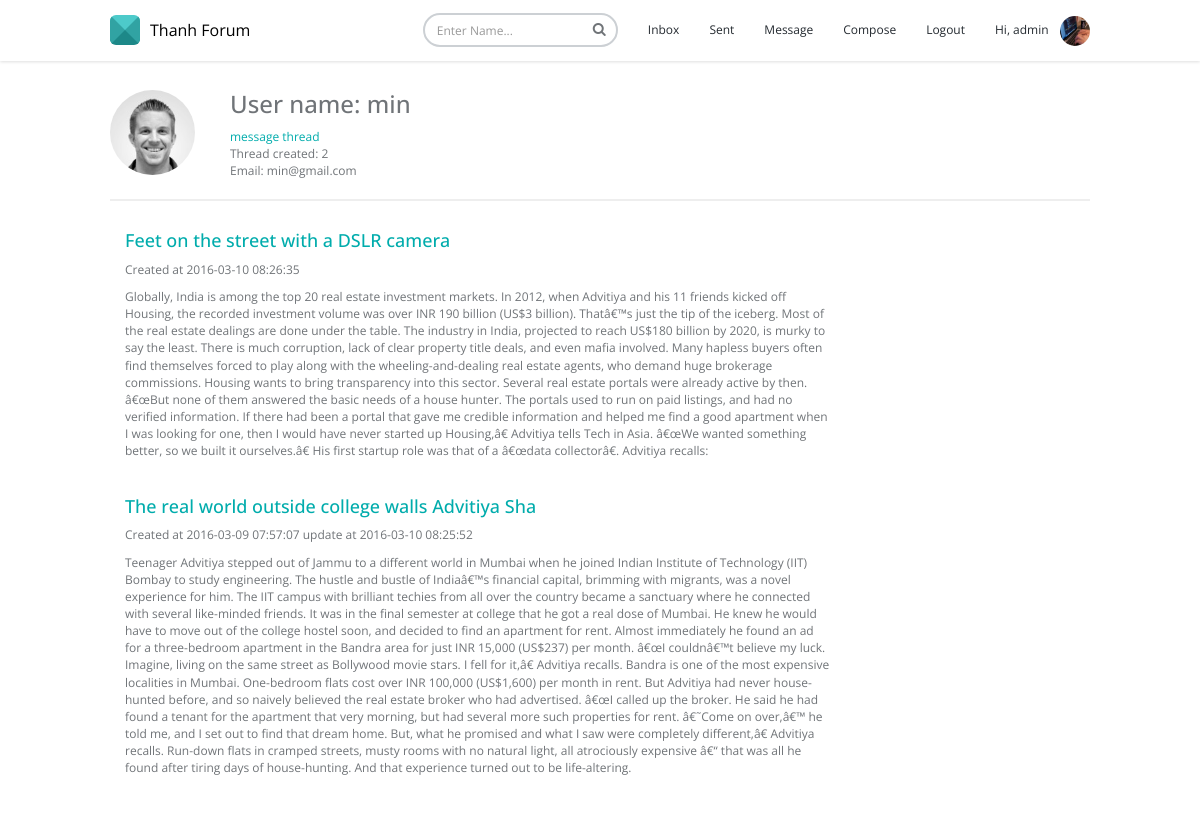
The app's page /view_user.php?id=11 (signed in) with its own data.
### tables this page shows
CREATE TABLE IF NOT EXISTS `user` (
  `id` int(11) unsigned NOT NULL AUTO_INCREMENT,
  `name` varchar(50) NOT NULL,
  `email` varchar(50) NOT NULL,
  `avatar` varchar(100) DEFAULT NULL,
  `password` varchar(50) NOT NULL,
  PRIMARY KEY (`id`)
);

CREATE TABLE IF NOT EXISTS `thread` (
  `id` int(11) unsigned NOT NULL AUTO_INCREMENT,
  `title` varchar(50) NOT NULL,
  `content` text NOT NULL,
  `created_by` int(11) unsigned NOT NULL,
  `created_at` int(10) NOT NULL,
  `updated_at` int(10) DEFAULT NULL,
  PRIMARY KEY (`id`),
  KEY `created_by` (`created_by`)
);

### OOPDatabase.php (called while the page is built, shortened)
<?php
class OOPDatabase{
	protected $_connection;
	public function __construct(){
		$this->_connection = mysqli_connect('localhost','root','123456','company');
	}
	public function getThreadByUserCreated($id){
		$threads = array();
		$query = mysqli_query($this->_connection, "select * from thread where created_by = $id order by id desc");
		while ($row = mysqli_fetch_array($query)) {
			$threads[] = $this->loadThread($row);
		}
		return $threads;
	}
	public function loadThread($row){
		$thread = new Thread();
		$thread->id = $row['id'];
		$thread->title = $row['title'];
		$thread->content = $row['content'];
		$thread->created_by = $row['created_by'];
		$thread->created_at = $row['created_at'];
		$thread->updated_at = $row['updated_at'];
		return $thread;
	}
	public function getUserByOtherId($id){
		$query = mysqli_query($this->_connection, "select * from user where id = $id");
		return mysqli_fetch_array($query);
	}
	public function getAvatarById($id){
		$query = mysqli_query($this->_connection, "select * from user where id = $id");
		$row = mysqli_fetch_array($query);
		$user = new User();
		$user->avatar = $row['avatar'];
		return $user->avatar;
	}
}

### view_user.php (the view, shortened to what this page needs)
<?php
$user_id = $_GET['id'];
require('OOPDatabase.php');
$database = new OOPDatabase();
$user = $database->getUserByOtherId($user_id);
$threadCount = $database->getThreadByUserCreated($user_id);
$threads = $database->getThreadByUserCreated($user_id);
?>
<!DOCTYPE html>
<html>
<head>
	<?php include('header.php'); ?>
	<link type='text/css' rel='stylesheet' href='style.css'/>
</head>
<body>
	<?php include('menu.php') ?>
	<div class="content">
		<div class="container">
			<img src="<?php echo $database->getAvatarById($user['id']) ?>" class="img-circle" alt="avatar" height="85" width="85">
			<div class="viewUser">
				<?php
				echo '<br><br>';
				echo '<h3>User name: '.$user['name'].'</h3>';
				echo '<a href="/reply_message.php?id='.$user['id'].'">message </a><a href="thread_user.php?id='.$user['id'].'"> thread</a><br>';
				echo 'Thread created: '.count($threadCount);
				echo '<p>Email: '.$user['email'].'</p>';
				?>
			</div>
			<hr style="border-width: 2px;">
			<div class="col-xs-12 col-sm-9">
				<?php
				if(!empty($threads)){
					foreach($threads as $thread) {
						echo '<h4><a href="/view_thread.php?id='.$thread->id.'">'.$thread->title.'</a></h4>';
						echo '<p>Created at '.date('Y-m-d h:i:s',$thread->created_at);
						if(!empty($thread->updated_at)){
							echo ' update at '.date('Y-m-d h:i:s',$thread->updated_at).'</p>';
						}
						echo '<p>'.$thread->content.'</p><br>';
					}
				}else{
					echo $database->getNameById($user_Id).' do not have a thread...';
				}
				?>
			</div>
		</div>
	</div>
</body>
</html>

### header.php (shortened to what this page needs)
<link href="assets/plugins/bootstrap/css/bootstrap.min.css" rel="stylesheet" />
<link href="assets/plugins/font-awesome/css/font-awesome.min.css" rel="stylesheet" />
<link href="assets/css/animate.min.css" rel="stylesheet" />
<link href="assets/css/style.min.css" rel="stylesheet" />
<link href="assets/css/style-responsive.min.css" rel="stylesheet" />
<link href="assets/css/theme/default.css" id="theme" rel="stylesheet" />

### menu.php (shortened to what this page needs)
<?php
$user_name = $_SESSION['login_name'];
$user_id = $_SESSION['login_id'];
?>
<div id="header" class="header navbar navbar-default navbar-fixed-top">
	<div class="container">
		<div class="navbar-header">
			<a href="home.php" class="navbar-brand">
				<span class="navbar-logo"></span>
				<span class="brand-text">
					Thanh Forum
				</span>
			</a>
		</div>
		<div class="collapse navbar-collapse" id="header-navbar">
			<ul class="nav navbar-nav navbar-right">
				<li>
					<form class="navbar-form" method="POST" action="/result_search.php">
						<div class="form-group">
							<input type="text" name="name" class="form-control" placeholder="Enter Name..." />
							<button type="submit" class="btn btn-search"><i class="fa fa-search"></i></button>
						</div>
					</form>
				</li>
				<li><a href="/message.php">Inbox</a></li>
				<li><a href="/sent.php">Sent</a></li>
				<li><a href="/create_message.php">Message</a></li>
				<li><a href="/create_thread.php">Compose</a></li>
				<li><a href="/logout.php">Logout</a></li>
				<li><a href="/user.php">Hi, <?php echo $user_name; ?><div class="avatar_menu"><img src="<?php echo $database->getAvatarById($user_id) ?>" class="img-circle" alt="avatar" height="30" width="30"></div> </a></li>
			</ul>
		</div>
	</div>
</div>

### assets/css/theme/default.css (style rules this page uses)
.text-theme, a { color: #00acac; }
.navbar-logo { border-color: #4DCACA #31A3A3 #1D8888; }

### style.css (style rules this page uses)
.viewUser { margin-top: -138px; margin-left: 120px; }
.avatar_menu { margin-left: 65px; margin-top: -30px; }

### records on screen
user: avatar (picture)
user: id+avatar (picture), name "min", email "min@gmail.com"
thread: title "Feet on the street with a DSLR camera", created_at "2016-03-10 08:26:35", content "Globally, India is among the top 20 real estate investment markets. In 2012, when Advitiya and his 11 friends kicked off Housing, the recorded investment volume was over INR 190 billion (US$3 billion). Thatâ€™s just the tip of the iceberg. Most of the real estate dealings are done under the table. The industry in India, projected to reach US$180 billion by 2020, is murky to say the least. There is much corruption, lack of clear property title deals, and even mafia involved. Many hapless buyers often find themselves forced to play along with the wheeling-and-dealing real estate agents, who demand huge brokerage commissions. Housing wants to bring transparency into this sector. Several real…"
thread: title "The real world outside college walls Advitiya Sha", created_at "2016-03-09 07:57:07", updated_at "2016-03-10 08:25:52", content "Teenager Advitiya stepped out of Jammu to a different world in Mumbai when he joined Indian Institute of Technology (IIT) Bombay to study engineering. The hustle and bustle of Indiaâ€™s financial capital, brimming with migrants, was a novel experience for him. The IIT campus with brilliant techies from all over the country became a sanctuary where he connected with several like-minded friends. It was in the final semester at college that he got a real dose of Mumbai. He knew he would have to move out of the college hostel soon, and decided to find an apartment for rent. Almost immediately he found an ad for a three-bedroom apartment in the Bandra area for just INR 15,000 (US$237) per month.…"

### other values on screen
$user_name "admin"
count($threadCount) "2"
